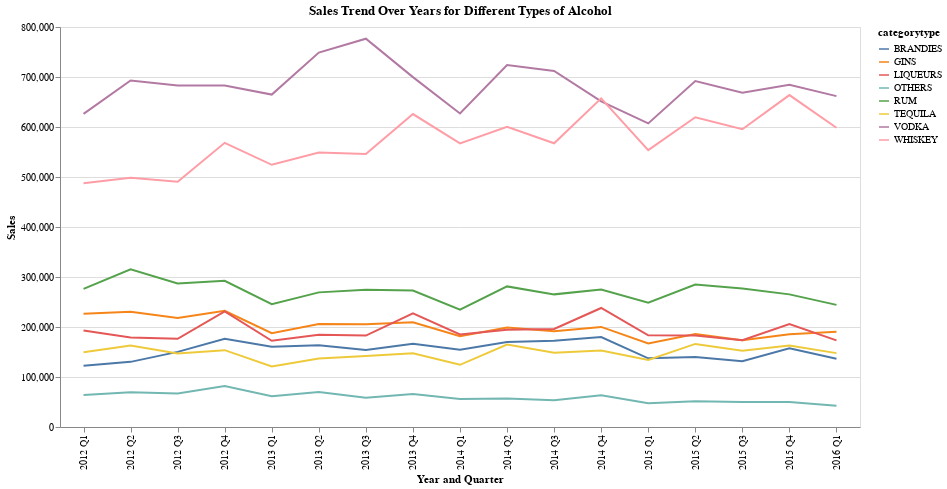

This figure's notebook cell:
### Code cell
# Show the Altair chart
chart

### Figure 1 — Vega-Lite specification as saved in the notebook (floating-point values rounded to 4 significant figures; data arrays with more than 128 entries replaced by an {"elided": "..."} marker saying what was removed)
{"config": {"view": {"continuousWidth": 400, "continuousHeight": 300}}, "data": {"name": "data-0c2040dae7e7cc11d5e327d74891ac23"}, "mark": "line", "encoding": {"color": {"field": "categorytype", "type": "nominal"}, "tooltip": [{"field": "Salesamount", "type": "quantitative"}, {"field": "categorytype", "type": "nominal"}], "x": {"axis": {"title": "Year and Quarter"}, "field": "year_quarter", "type": "ordinal"}, "y": {"axis": {"title": "Sales"}, "field": "Salesamount", "type": "quantitative"}}, "height": 400, "title": "Sales Trend Over Years for Different Types of Alcohol", "width": 800, "$schema": "https://vega.github.io/schema/vega-lite/v4.17.0.json", "datasets": {"data-0c2040dae7e7cc11d5e327d74891ac23": {"elided": "136 records"}}}
